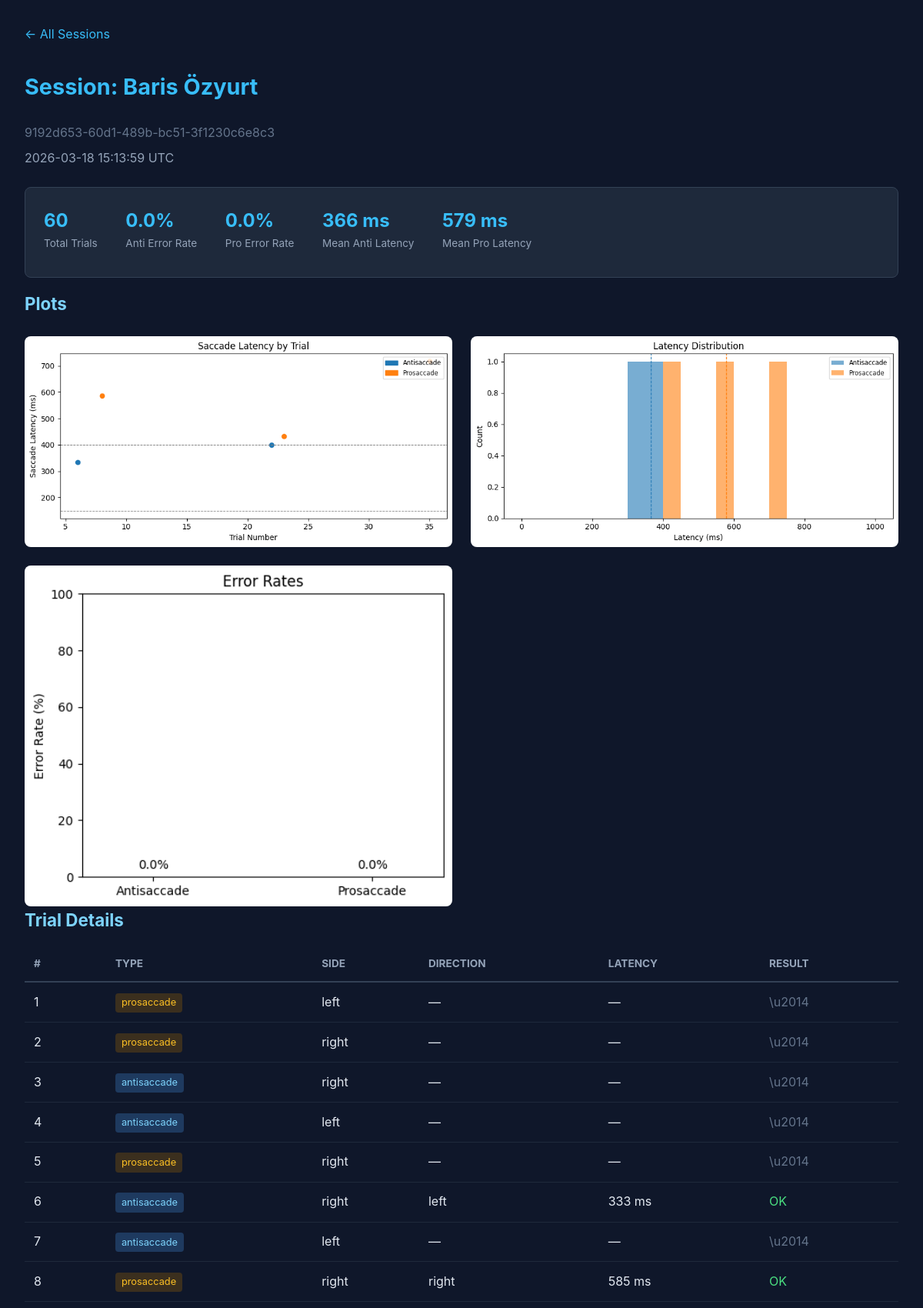
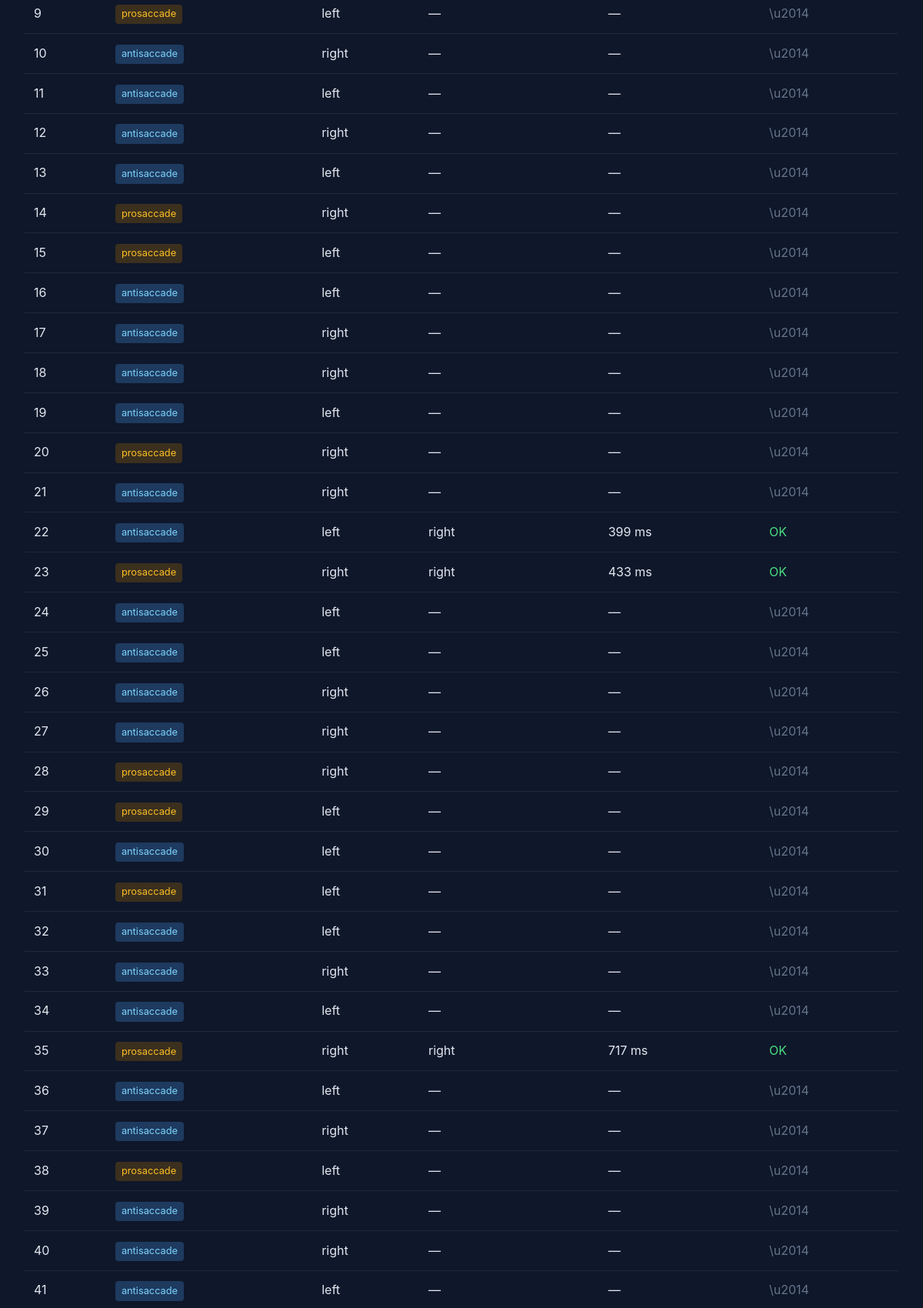
The page /session/9192d653-60d1-489b-bc51-3f1230c6e8c3 (upper part) on the database its author committed (2 pictures, top to bottom).
### tables this page shows
CREATE TABLE trials (
                session_id TEXT NOT NULL,
                trial_number INTEGER NOT NULL,
                trial_type TEXT NOT NULL,
                stimulus_side TEXT NOT NULL,
                stimulus_onset_ms REAL NOT NULL,
                response_correct INTEGER,
                saccade_latency_ms REAL,
                saccade_direction TEXT,
                PRIMARY KEY (session_id, trial_number),
                FOREIGN KEY (session_id) REFERENCES sessions(session_id)
            );

### src/dashboard/views.py (the view)
    @app.route("/session/<session_id>")
    def session_detail(session_id: str) -> str:
        repo = get_repo()
        session = repo.get_session(session_id)
        if not session:
            repo.close()
            abort(404)
        trials = repo.get_trials(session_id)
        trial_dicts = [
            {
                "trial_number": t.trial_number,
                "trial_type": t.trial_type,
                "stimulus_side": t.stimulus_side,
                "response_correct": t.response_correct,
                "saccade_latency_ms": t.saccade_latency_ms,
                "saccade_direction": t.saccade_direction,
            }
            for t in trials
        ]
        metrics = compute_session_metrics(trial_dicts)
        plots: dict[str, str] = {}
        fig = plot_latency_by_trial(trial_dicts)
        if fig:
            plots["latency_trial"] = _fig_to_base64(fig)
            plt.close(fig)
        fig = plot_latency_distribution(trial_dicts)
        if fig:
            plots["latency_dist"] = _fig_to_base64(fig)
            plt.close(fig)
        fig = plot_error_rates(metrics)
        if fig:
            plots["error_rates"] = _fig_to_base64(fig)
            plt.close(fig)
        dt = datetime.fromtimestamp(
            session.created_at / 1000.0, tz=timezone.utc
        ).strftime("%Y-%m-%d %H:%M:%S UTC")
        repo.close()
        return render_template(
            "session.html",
            session=session,
            trials=trials,
            metrics=metrics,
            plots=plots,
            datetime=dt,
        )

### src/dashboard/views.py (called while the page is built)
def _fig_to_base64(fig: plt.Figure) -> str:
    buf = io.BytesIO()
    fig.savefig(buf, format="png", dpi=100, bbox_inches="tight")
    buf.seek(0)
    return base64.b64encode(buf.read()).decode("utf-8")

### src/storage/models.py (called while the page is built)
    def __post_init__(self) -> None:
        if self.trial_type not in VALID_TRIAL_TYPES:
            raise ValueError(
                f"trial_type must be one of {VALID_TRIAL_TYPES}, "
                f"got '{self.trial_type}'"
            )
        if self.stimulus_side not in VALID_STIMULUS_SIDES:
            raise ValueError(
                f"stimulus_side must be one of {VALID_STIMULUS_SIDES}, "
                f"got '{self.stimulus_side}'"
            )

### src/storage/sqlite_repo.py (called while the page is built)
def _int_to_bool(value: Optional[int]) -> Optional[bool]:
    if value is None:
        return None
    return bool(value)

    def initialize(self) -> None:
        self._conn = sqlite3.connect(self._db_path)
        self._conn.execute("PRAGMA journal_mode=WAL")
        self._conn.execute("PRAGMA foreign_keys=ON")
        self._create_tables()

    def close(self) -> None:
        if self._conn:
            self._conn.close()
            self._conn = None

    def get_session(self, session_id: str) -> Optional[Session]:
        row = self._conn.execute(
            "SELECT * FROM sessions WHERE session_id = ?",
            (session_id,),
        ).fetchone()
        if row is None:
            return None
        return Session(
            session_id=row[0],
            participant_id=row[1],
            notes=row[2],
            created_at=row[3],
            glasses_detected=_int_to_bool(row[4]),
            tracking_quality_score=row[5],
        )

    def get_trials(self, session_id: str) -> list[Trial]:
        rows = self._conn.execute(
            "SELECT * FROM trials WHERE session_id = ? ORDER BY trial_number",
            (session_id,),
        ).fetchall()
        return [
            Trial(
                session_id=r[0],
                trial_number=r[1],
                trial_type=r[2],
                stimulus_side=r[3],
                stimulus_onset_ms=r[4],
                response_correct=_int_to_bool(r[5]),
                saccade_latency_ms=r[6],
                saccade_direction=r[7],
            )
            for r in rows
        ]

### src/dashboard/templates/session.html (shortened to what this page needs)
{% extends "base.html" %}
{% block content %}
<div class="nav">
    <a href="/">&larr; All Sessions</a>
</div>
<h1>Session: {{ session.participant_id }}</h1>
<p style="color: #64748b; margin-bottom: 0.5rem;">{{ session.session_id }}</p>
<p style="color: #94a3b8; margin-bottom: 1.5rem;">{{ datetime }}</p>
<div class="card">
    <div class="metric">
        <div class="metric-value">{{ metrics.n_antisaccade_trials + metrics.n_prosaccade_trials }}</div>
        <div class="metric-label">Total Trials</div>
    </div>
    <div class="metric">
        <div class="metric-value">{{ "%.1f%%"|format(metrics.antisaccade_error_rate * 100) }}</div>
        <div class="metric-label">Anti Error Rate</div>
    </div>
    <div class="metric">
        <div class="metric-value">{{ "%.1f%%"|format(metrics.prosaccade_error_rate * 100) }}</div>
        <div class="metric-label">Pro Error Rate</div>
    </div>
    <div class="metric">
        <div class="metric-value">{{ "%.0f ms"|format(metrics.mean_antisaccade_latency_ms) if metrics.mean_antisaccade_latency_ms else "N/A" }}</div>
        <div class="metric-label">Mean Anti Latency</div>
    </div>
    <div class="metric">
        <div class="metric-value">{{ "%.0f ms"|format(metrics.mean_prosaccade_latency_ms) if metrics.mean_prosaccade_latency_ms else "N/A" }}</div>
        <div class="metric-label">Mean Pro Latency</div>
    </div>
</div>
{% if plots %}
<h2>Plots</h2>
<div class="plot-grid">
    {% if plots.latency_trial %}
    <img alt="Latency by Trial">
    {% endif %}
    {% if plots.latency_dist %}
    <img alt="Latency Distribution">
    {% endif %}
    {% if plots.error_rates %}
    <img alt="Error Rates">
    {% endif %}
</div>
{% endif %}
<h2>Trial Details</h2>
<table>
    <thead>
        <tr>
            <th>#</th>
            <th>Type</th>
            <th>Side</th>
            <th>Direction</th>
            <th>Latency</th>
            <th>Result</th>
        </tr>
    </thead>
    <tbody>
        {% for t in trials %}
        <tr>
            <td>{{ t.trial_number }}</td>
            <td><span class="badge {{ 'badge-anti' if t.trial_type == 'antisaccade' else 'badge-pro' }}">{{ t.trial_type }}</span></td>
            <td>{{ t.stimulus_side }}</td>
            <td>{{ t.saccade_direction or "\u2014" }}</td>
            <td>{{ "%.0f ms"|format(t.saccade_latency_ms) if t.saccade_latency_ms else "\u2014" }}</td>
            <td>
                {% if t.response_correct == true %}
                <span class="ok">OK</span>
                {% elif t.response_correct == false %}
                <span class="err">ERR</span>
                {% else %}
                <span class="na">\u2014</span>
                {% endif %}
            </td>
        </tr>
        {% endfor %}
    </tbody>
</table>
{% endblock %}

### src/dashboard/templates/base.html (shortened to what this page needs)
<!DOCTYPE html>
<html>
<head>
</head>
<body>
    <div class="container">
        {% block content %}{% endblock %}
    </div>
</body>
</html>

### src/dashboard/templates/base.html (style rules this page uses)
* { margin: 0; padding: 0; box-sizing: border-box; }
body { font-family: -apple-system, BlinkMacSystemFont, "Segoe UI", Roboto, sans-serif; background: #0f172a; color: #e2e8f0; line-height: 1.6; }
.container { max-width: 1200px; margin: 0 auto; padding: 2rem; }
h1 { color: #38bdf8; margin-bottom: 1.5rem; font-size: 1.8rem; }
h2 { color: #7dd3fc; margin-bottom: 1rem; font-size: 1.4rem; }
a { color: #38bdf8; text-decoration: none; }
.card { background: #1e293b; border-radius: 8px; padding: 1.5rem; margin-bottom: 1rem; border: 1px solid #334155; }
.metric { display: inline-block; margin-right: 2rem; margin-bottom: 0.5rem; }
.metric-value { font-size: 1.5rem; font-weight: bold; color: #38bdf8; }
.metric-label { font-size: 0.85rem; color: #94a3b8; }
table { width: 100%; border-collapse: collapse; margin-top: 1rem; }
th { text-align: left; padding: 0.75rem; border-bottom: 2px solid #334155; color: #94a3b8; font-size: 0.85rem; text-transform: uppercase; }
td { padding: 0.75rem; border-bottom: 1px solid #1e293b; }
.ok { color: #4ade80; }
.na { color: #64748b; }
.plot-grid { display: grid; grid-template-columns: 1fr 1fr; gap: 1.5rem; margin-top: 1.5rem; }
.plot-grid img { width: 100%; border-radius: 8px; background: #1e293b; }
.badge { display: inline-block; padding: 0.15rem 0.5rem; border-radius: 4px; font-size: 0.8rem; }
.badge-anti { background: #1e3a5f; color: #7dd3fc; }
.badge-pro { background: #3b2f1e; color: #fbbf24; }
.nav { margin-bottom: 2rem; }
.nav a { margin-right: 1rem; }

### rows shown on the page
trials: trial_number "1", trial_type "prosaccade", stimulus_side "left", saccade_direction "—", saccade_latency_ms "—", shows "\\u2014"
trials: trial_number "2", trial_type "prosaccade", stimulus_side "right", saccade_direction "—", saccade_latency_ms "—", shows "\\u2014"
trials: trial_number "3", trial_type "antisaccade", stimulus_side "right", saccade_direction "—", saccade_latency_ms "—", shows "\\u2014"
trials: trial_number "4", trial_type "antisaccade", stimulus_side "left", saccade_direction "—", saccade_latency_ms "—", shows "\\u2014"
trials: trial_number "5", trial_type "prosaccade", stimulus_side "right", saccade_direction "—", saccade_latency_ms "—", shows "\\u2014"
trials: trial_number "6", trial_type "antisaccade", stimulus_side "right", saccade_direction "left", saccade_latency_ms "333 ms", response_correct "OK"
trials: trial_number "7", trial_type "antisaccade", stimulus_side "left", saccade_direction "—", saccade_latency_ms "—", shows "\\u2014"
trials: trial_number "8", trial_type "prosaccade", stimulus_side "right", saccade_direction "right", saccade_latency_ms "585 ms", response_correct "OK"
trials: trial_number "9", trial_type "prosaccade", stimulus_side "left", saccade_direction "—", saccade_latency_ms "—", shows "\\u2014"
trials: trial_number "10", trial_type "antisaccade", stimulus_side "right", saccade_direction "—", saccade_latency_ms "—", shows "\\u2014"
trials: trial_number "11", trial_type "antisaccade", stimulus_side "left", saccade_direction "—", saccade_latency_ms "—", shows "\\u2014"
trials: trial_number "12", trial_type "antisaccade", stimulus_side "right", saccade_direction "—", saccade_latency_ms "—", shows "\\u2014"
trials: trial_number "13", trial_type "antisaccade", stimulus_side "left", saccade_direction "—", saccade_latency_ms "—", shows "\\u2014"
trials: trial_number "14", trial_type "prosaccade", stimulus_side "right", saccade_direction "—", saccade_latency_ms "—", shows "\\u2014"
trials: trial_number "15", trial_type "prosaccade", stimulus_side "left", saccade_direction "—", saccade_latency_ms "—", shows "\\u2014"
trials: trial_number "16", trial_type "antisaccade", stimulus_side "left", saccade_direction "—", saccade_latency_ms "—", shows "\\u2014"
trials: trial_number "17", trial_type "antisaccade", stimulus_side "right", saccade_direction "—", saccade_latency_ms "—", shows "\\u2014"
trials: trial_number "18", trial_type "antisaccade", stimulus_side "right", saccade_direction "—", saccade_latency_ms "—", shows "\\u2014"
trials: trial_number "19", trial_type "antisaccade", stimulus_side "left", saccade_direction "—", saccade_latency_ms "—", shows "\\u2014"
trials: trial_number "20", trial_type "prosaccade", stimulus_side "right", saccade_direction "—", saccade_latency_ms "—", shows "\\u2014"
trials: trial_number "21", trial_type "antisaccade", stimulus_side "right", saccade_direction "—", saccade_latency_ms "—", shows "\\u2014"
trials: trial_number "22", trial_type "antisaccade", stimulus_side "left", saccade_direction "right", saccade_latency_ms "399 ms", response_correct "OK"
trials: trial_number "23", trial_type "prosaccade", stimulus_side "right", saccade_direction "right", saccade_latency_ms "433 ms", response_correct "OK"
trials: trial_number "24", trial_type "antisaccade", stimulus_side "left", saccade_direction "—", saccade_latency_ms "—", shows "\\u2014"
trials: trial_number "25", trial_type "antisaccade", stimulus_side "left", saccade_direction "—", saccade_latency_ms "—", shows "\\u2014"
trials: trial_number "26", trial_type "antisaccade", stimulus_side "right", saccade_direction "—", saccade_latency_ms "—", shows "\\u2014"
trials: trial_number "27", trial_type "antisaccade", stimulus_side "right", saccade_direction "—", saccade_latency_ms "—", shows "\\u2014"
trials: trial_number "28", trial_type "prosaccade", stimulus_side "right", saccade_direction "—", saccade_latency_ms "—", shows "\\u2014"
trials: trial_number "29", trial_type "prosaccade", stimulus_side "left", saccade_direction "—", saccade_latency_ms "—", shows "\\u2014"
trials: trial_number "30", trial_type "antisaccade", stimulus_side "left", saccade_direction "—", saccade_latency_ms "—", shows "\\u2014"
trials: trial_number "31", trial_type "prosaccade", stimulus_side "left", saccade_direction "—", saccade_latency_ms "—", shows "\\u2014"
trials: trial_number "32", trial_type "antisaccade", stimulus_side "left", saccade_direction "—", saccade_latency_ms "—", shows "\\u2014"
trials: trial_number "33", trial_type "antisaccade", stimulus_side "right", saccade_direction "—", saccade_latency_ms "—", shows "\\u2014"
trials: trial_number "34", trial_type "antisaccade", stimulus_side "left", saccade_direction "—", saccade_latency_ms "—", shows "\\u2014"
trials: trial_number "35", trial_type "prosaccade", stimulus_side "right", saccade_direction "right", saccade_latency_ms "717 ms", response_correct "OK"
trials: trial_number "36", trial_type "antisaccade", stimulus_side "left", saccade_direction "—", saccade_latency_ms "—", shows "\\u2014"
trials: trial_number "37", trial_type "antisaccade", stimulus_side "right", saccade_direction "—", saccade_latency_ms "—", shows "\\u2014"
trials: trial_number "38", trial_type "prosaccade", stimulus_side "left", saccade_direction "—", saccade_latency_ms "—", shows "\\u2014"
trials: trial_number "39", trial_type "antisaccade", stimulus_side "right", saccade_direction "—", saccade_latency_ms "—", shows "\\u2014"
trials: trial_number "40", trial_type "antisaccade", stimulus_side "right", saccade_direction "—", saccade_latency_ms "—", shows "\\u2014"
trials: trial_number "41", trial_type "antisaccade", stimulus_side "left", saccade_direction "—", saccade_latency_ms "—", shows "\\u2014"

### other values the page prints
{{ session.participant_id }} "Baris Özyurt"
{{ session.session_id }} "9192d653-60d1-489b-bc51-3f1230c6e8c3"
{{ datetime }} "2026-03-18 15:13:59 UTC"
{{ metrics.n_antisaccade_trials + metrics.n_prosaccade_trials }} "60"
{{ "%.1f%%"|format(metrics.antisaccade_error_rate * 100) }} "0.0%"
{{ "%.1f%%"|format(metrics.prosaccade_error_rate * 100) }} "0.0%"
